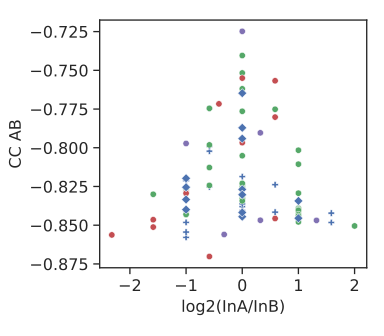

Write the Python code that produced this figure.
from matplotlib import pyplot as plt
import seaborn as sns
import pandas as pd
import numpy as np
from scipy import stats
from numpy.polynomial.polynomial import polyfit
from math import log

mdf = pd.read_csv("TSv2.csv")

print(mdf.head())
print(mdf.shape)


sns.set(rc={'figure.figsize':(4.0,3.5)})
sns.set_context("paper", rc={"font.weight":'bold',"legend.fontsize":9,"legend.title_fontsize":10,"font.size":12,"axes.titlesize":12,"axes.labelsize":12,"xtick.labelsize":12,"ytick.labelsize":12})
#sns.set_context("paper", rc={"legend.fontsize":12,"font.size":12,"axes.titlesize":12,"axes.labelsize":12,"xtick.labelsize":12,"ytick.labelsize":12})
sns.set_style("ticks")

# SCATTERPLOT CODE
mdf = mdf[(mdf["BiC A"] >= 0.55) & (mdf["BiC B"] >= 0.55)]
sns.scatterplot(data=mdf, x="InABR", y="CC AB", hue="Mean Connectivity", hue_order=["5N & E:2N","20N & E:2N", "E:2N" ,"E:4N", "E:6N"], palette=['#4c72b0', '#4c72b0', '#55a868', '#c44e52', '#8172b3'], style="Mean Connectivity", markers=["P","o","o","o","D"])

plt.legend([],[], frameon=False)
plt.xlabel("log2(InA/InB)")
plt.ylabel("CC AB")
plt.tight_layout()
plt.savefig("S2Ci.svg",dpi=400)
plt.savefig("S2Ci.png",dpi=400, pad_inches=0)
plt.show()
